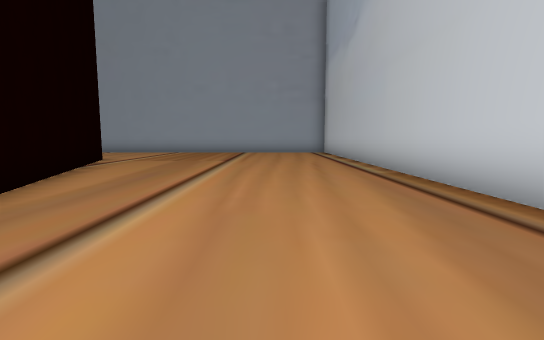
[1] (above)

18 first-person views from a walk through a 3-D level made in the Unity game engine. The camera is 1.3 m above the floor, tilts 6° down and sees 85° across. The floor is counted in squares, 2 m on a side. Each view is taken from the middle of a square. On the plan, view 1 faces up. The plan holds only what a view shows up to about 9 squares ahead; the rest is blank. The place goes on beyond the plan. The player character is not drawn. Door leaves are left out, so doorways stand open. Some surface patterns are stand-ins.

[2]
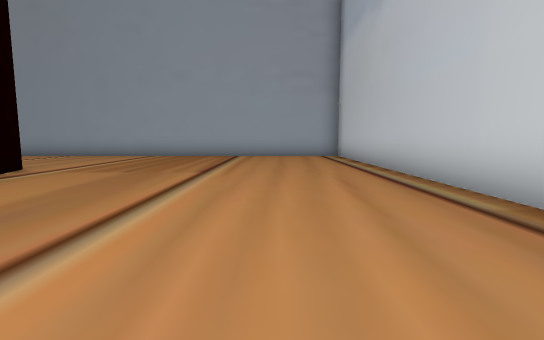

[3]
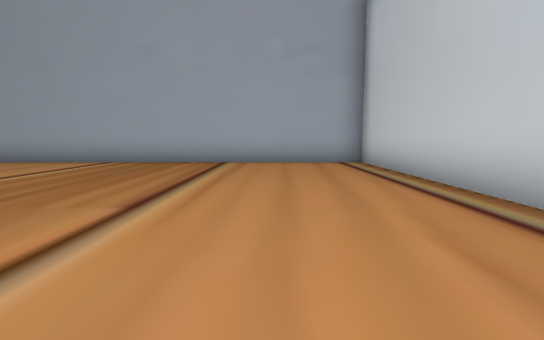

[4]
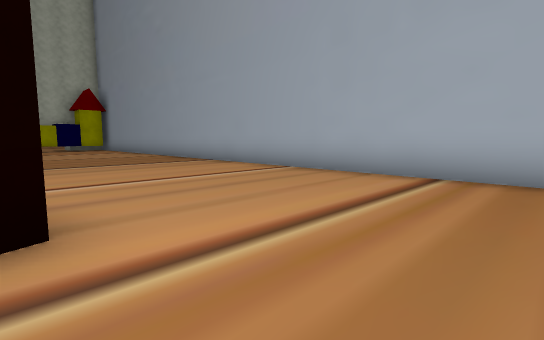

[5]
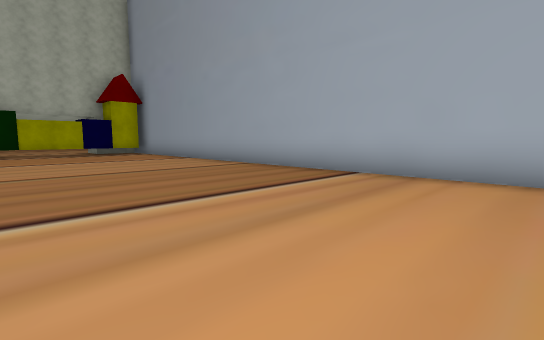

[6]
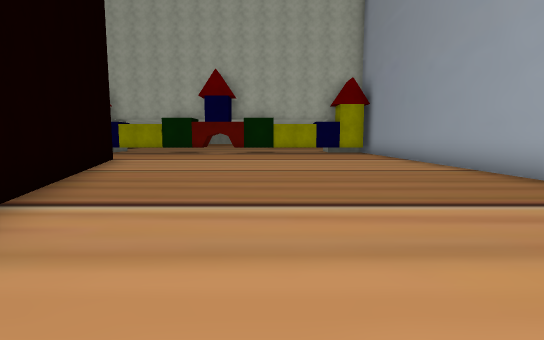

[7]
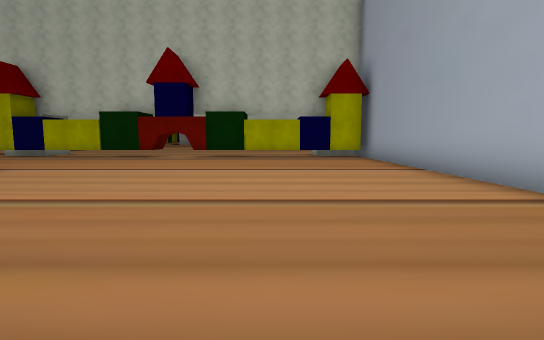

[8]
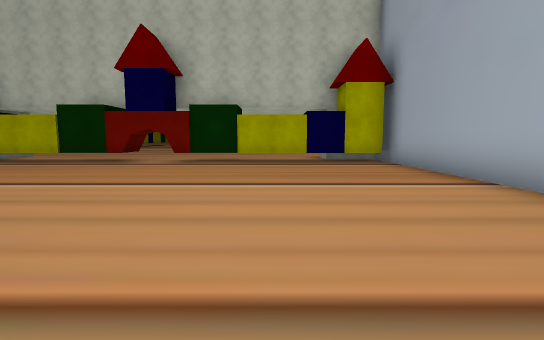

[9]
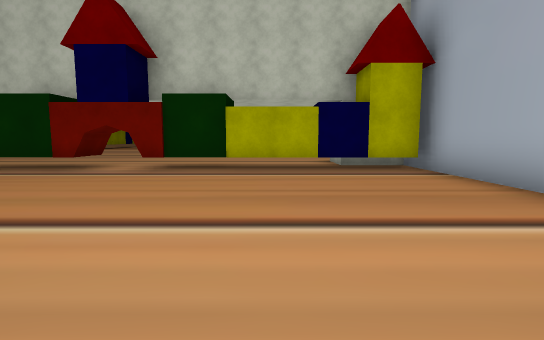

[10]
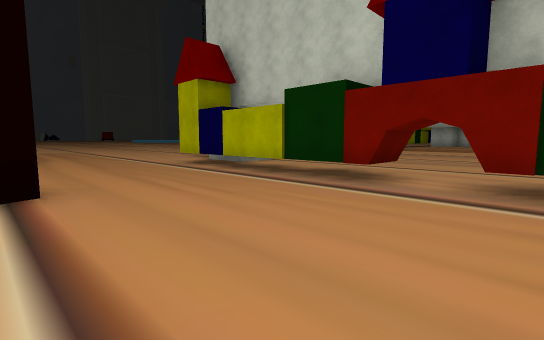

[11]
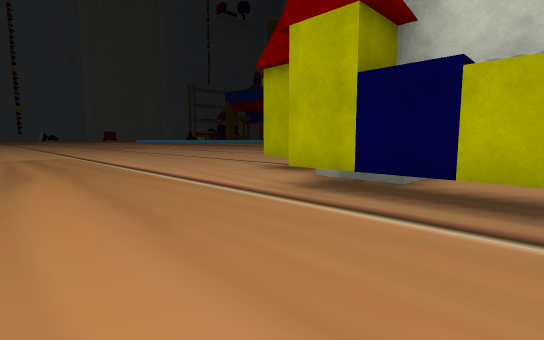

[12]
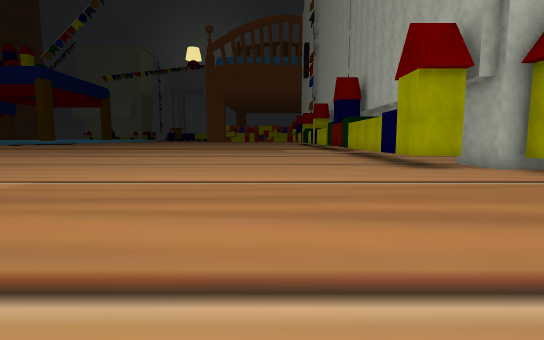

[13]
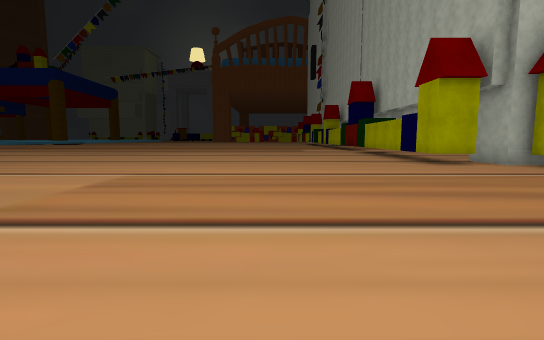

[14]
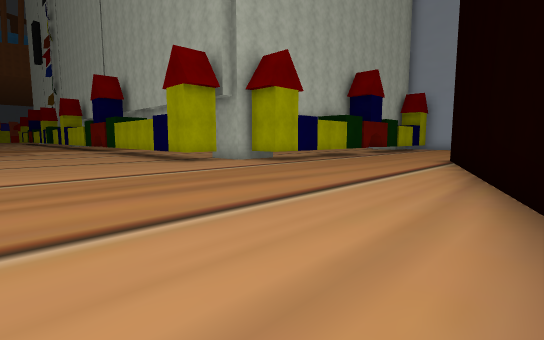

[15]
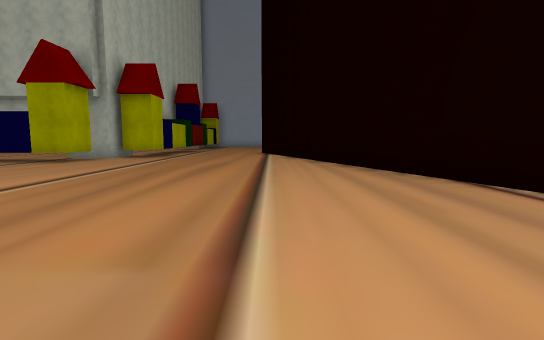

[16]
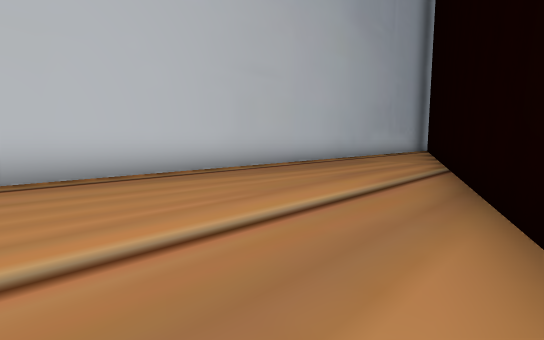

[17]
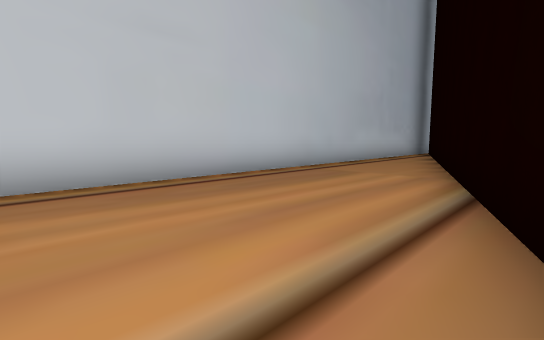

[18]
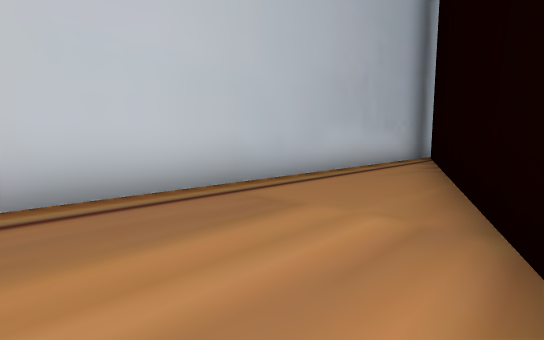

### Floor plan
Points are (right, up) in squares from view 1. A wall is a line through its corners. A room is listed if a view was taken in it or the views show most of it. See-through windows are left out.
Room 1 (views 1, 2, 3, 4, 5, 6, 7, 8, 9, 10, 11, 16, 17, 18)
walls: (-21.1, 7.4) (-21.1, 3.4); (-21.1, 14.1) (-21.1, 7.9); (2.5, -10.4) (2.5, 14.3) (-21.9, 14.3)
ways out: opening at (-19, 4) to room 2; open door at (-4, 5.5)
Room 2 (views 12, 13, 14, 15)
walls: (-22.6, 0.2) (-22.6, -0.8) (-25, -0.8); (-22.3, 2.4) (-22.3, 0.8) (-23.6, 0.8); (-21.1, 3.4) (-21.1, 1.2) (-22.1, 1.2)
ways out: opening at (-19, 4) to room 1

Positions as (right, up) in squares from view 1, and headings:
1: (0, 0), facing up
2: (0, 3), facing up
3: (0, 6), facing up
4: (-3, 9), facing up-left
5: (-8, 9), facing up-left
6: (-8, 10), facing left
7: (-11, 11), facing left
8: (-13, 11), facing left
9: (-15, 11), facing left
10: (-17, 9), facing down-left
11: (-18, 4), facing down-left
12: (-16, -4), facing left
13: (-15, -5), facing left
14: (-15, -5), facing up-left
15: (-17, -9), facing up
16: (-3, 5), facing down-right
17: (-2, 2), facing down-right
18: (-1, -1), facing down-right
